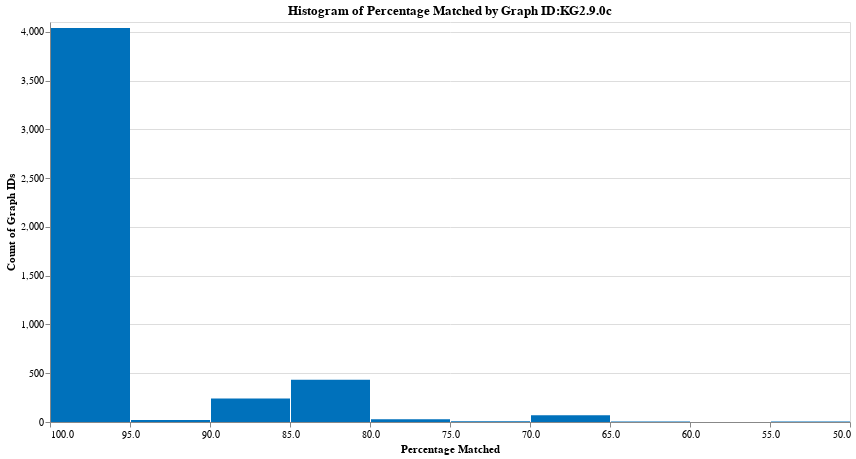

Source (notebook cell):
### Code cell
# Make histogram

chart = alt.Chart(df_graph_names).mark_bar(color='#0071BB').encode(
    x=alt.X('pct_matched:Q', bin=alt.Bin(maxbins=20), title='Percentage Matched', sort='descending'),
    y=alt.Y('count()', title='Count of Graph IDs',scale=alt.Scale(domain=(0, 4100)))
).properties(
    width=800,
    height=400,
    title='Histogram of Percentage Matched by Graph ID:KG2.9.0c'
)

chart.display()

### Figure 1 — Vega-Lite specification as saved in the notebook (floating-point values rounded to 4 significant figures; data arrays with more than 128 entries replaced by an {"elided": "..."} marker saying what was removed)
{"config": {"view": {"continuousWidth": 300, "continuousHeight": 300}}, "data": {"name": "data-c7769381fcad8799081b0dd281649359"}, "mark": {"type": "bar", "color": "#0071BB"}, "encoding": {"x": {"bin": {"maxbins": 20}, "field": "pct_matched", "sort": "descending", "title": "Percentage Matched", "type": "quantitative"}, "y": {"aggregate": "count", "scale": {"domain": [0, 4100]}, "title": "Count of Graph IDs", "type": "quantitative"}}, "height": 400, "title": "Histogram of Percentage Matched by Graph ID:KG2.9.0c", "width": 800, "$schema": "https://vega.github.io/schema/vega-lite/v5.17.0.json", "datasets": {"data-c7769381fcad8799081b0dd281649359": {"elided": "4846 records"}}}
